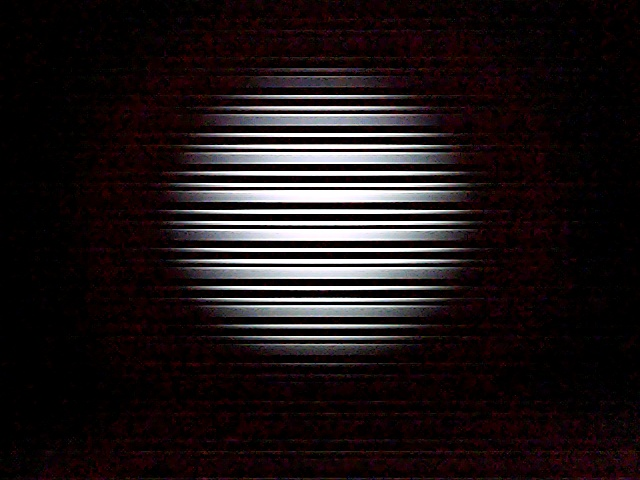
#> input picture ban_on_dinh/1. doc pixel/anh 1800_1001.jpg, 640 x 480 px, found by its file name
$ python ve_roi_len_contours.py
#> lines starting #> are read from the running program, lines starting #| are printed output that depends on the picture; after the words box and inside, x2 and y2 are one past the last pixel; in counts of white or black regions, pixels touching at a corner belong together
### ban_on_dinh/led_image/ham_check_roi_tu_arr_6_5.py
import numpy as np
def check_roi_tu_arr(str_x, Y, top, bot):
    j = 1
    k = 0
    str_out1 = np.zeros((50, 4), dtype = int)
    str_out2 = np.zeros((50, 4), dtype = int)
    str_out3 = np.zeros((50, 4), dtype = int)
    str_out4 = np.zeros((50, 4), dtype = int)

    str_out5 = np.zeros((50, 4), dtype = int)
    str_out6 = np.zeros((50, 4), dtype = int)
    str_out7 = np.zeros((50, 4), dtype = int)
    str_out8 = np.zeros((50, 4), dtype = int)

    n = len(str_x)

    max1 = str_x[0]
    min1 = str_x[0]

    str_out1[0][0] = str_x[0]
    str_out1[0][1] = Y[0]
    str_out1[0][2] = top[0]
    str_out1[0][3] = bot[0]

    for i in range(1,n):
        if abs(str_x[i] - max1) <= 0.2 * max1 or abs(str_x[i] - min1) <= 0.2 * min1:
            str_out1[j][0] = str_x[i]
            str_out1[j][1] = Y[i]
            str_out1[j][2] = top[i]
            str_out1[j][3] = bot[i]
            j = j + 1;

            if str_x[i] > max1:
                max1 = str_x[i]
            if str_x[i] < min1:
                min1 = str_x[i]

        else:
            str_out2[k][0] = str_x[i]
            str_out2[k][1] = Y[i]
            str_out2[k][2] = top[i]
            str_out2[k][3] = bot[i]
            k = k + 1

    max2 = str_out2[0][0]
    min2 = str_out2[0][0]
    str_out3[0][0] = str_out2[0][0]
    str_out3[0][1] = str_out2[0][1]
    str_out3[0][2] = str_out2[0][2]
    str_out3[0][3] = str_out2[0][3]

    j2 = 1
    k2 = 0

    for i2 in range(1, np.size(str_out2,0)):
        if abs(str_out2[i2][0] - max2) <= 0.2 * max2 or abs(str_out2[i2][0] - min2) <= 0.2 * min2:
            str_out3[j2][0] = str_out2[i2][0]
            str_out3[j2][1] = str_out2[i2][1]
            str_out3[j2][2] = str_out2[i2][2]
            str_out3[j2][3] = str_out2[i2][3]
            j2 = j2 + 1
            if str_out2[i2][0] > max2:
                max2 = str_out2[i2][0]
            if str_out2[i2][0] < min2:
                min2 = str_out2[i2][0]
        else:
            str_out4[k2][0] = str_out2[i2][0]
            str_out4[k2][1] = str_out2[i2][1]
            str_out4[k2][2] = str_out2[i2][2]
            str_out4[k2][3] = str_out2[i2][3]
            k2 = k2 + 1

    max3 = str_out4[0][0]
    min3 = str_out4[0][0]
    str_out5[0][0] = str_out4[0][0]
    str_out5[0][1] = str_out4[0][1]
    str_out5[0][2] = str_out4[0][2]
    str_out5[0][3] = str_out4[0][3]

    j3 = 1
    k3 = 0

    for i3 in range(1, np.size(str_out4,0)):
        if abs(str_out4[i3][0] - max3) <= 0.2 * max3 or abs(str_out4[i3][0] - min3) <= 0.2 * min3:
            str_out5[j3][0] = str_out4[i3][0]
            str_out5[j3][1] = str_out4[i3][1]
            str_out5[j3][2] = str_out4[i3][2]
            str_out5[j3][3] = str_out4[i3][3]
            j3 = j3 + 1
            if str_out4[i3][0] > max3:
                max3 = str_out4[i3][0]
            if str_out4[i3][0] < min3:
                min3 = str_out4[i3][0]
        else:
            str_out6[k3][0] = str_out4[i3][0]
            str_out6[k3][1] = str_out4[i3][1]
            str_out6[k3][2] = str_out4[i3][2]
            str_out6[k3][3] = str_out4[i3][3]
            k3 = k3 + 1

    max4 = str_out6[0][0]
    min4 = str_out6[0][0]
    str_out7[0][0] = str_out6[0][0]
    str_out7[0][1] = str_out6[0][1]
    str_out7[0][2] = str_out6[0][2]
    str_out7[0][3] = str_out6[0][3]

    j4 = 1
    k4 = 0

    for i4 in range(1, np.size(str_out6,0)):
        if abs(str_out6[i4][0] - max4) <= 0.2 * max4 or abs(str_out6[i4][0] - min4) <= 0.2 * min4:
            str_out7[j4][0] = str_out6[i4][0]
            str_out7[j4][1] = str_out6[i4][1]
            str_out7[j4][2] = str_out6[i4][2]
            str_out7[j4][3] = str_out6[i4][3]
            j4 = j4 + 1
            if str_out6[i4][0] > max4:
                max4 = str_out6[i4][0]
            if str_out6[i4][0] < min4:
                min4 = str_out6[i4][0]
        else:
            str_out8[k4][0] = str_out6[i4][0]
            str_out8[k4][1] = str_out6[i4][1]
            str_out8[k4][2] = str_out6[i4][2]
            str_out8[k4][3] = str_out6[i4][3]
            k4 = k4 + 1


    in1 = str_out1
    in2 = str_out3
    in3 = str_out5
    in4 = str_out7
    str_ = np.zeros(4, dtype = int)
    str_2 = np.zeros(4, dtype = int)
    str_outout1 = np.zeros(4, dtype = int)
    str_outout2 = np.zeros(4, dtype = int)


    n = 50
    i1 = i2 = i3 = i4 = 0
    j1 = j2 = j3 = j4 = 0
    tg = 0
    a = b = c = 0
    max1 = max2 = max3 = max4 = 0
    x_top = x_bot = 0
    x_top2 = x_bot2 = 0
    min1 = min2 = min3 = min4 = 0


    for i1 in range(0, 50):
        if in1[i1][0] != 0 and in1[i1][1] != 0:
            j1 = j1 + 1
        if in2[i1][0] != 0 and in2[i1][1] != 0:
            j2 = j2 + 1
        if in3[i1][0] != 0 and in3[i1][1] != 0:
            j3 = j3 + 1
        if in4[i1][0] != 0 and in4[i1][1] != 0:
            j4 = j4 + 1
    str_[0] = j1;
    str_[1] = j2;
    str_[2] = j3;
    str_[3] = j4;

    for a in range(0, 3):
        for b in range(a+1, 4):
            if str_[a] < str_[b]:
                tg = str_[a]
                str_[a] = str_[b]
                str_[b] = tg

    # truong hop co 1 den
    if str_[0] == j1:
        max1 = 0
        min1 = in1[0][3]
        for i2 in range(0, j1):
            if in1[i2][2] > max1:
                max1 = in1[i2][2]
                x_top = in1[i2][0]
            if in1[i2][3] <= min1:
                min1 = in1[i2][3]
                x_bot = in1[i2][0]
        str_outout1[0] = (x_top + x_bot)/2
        str_outout1[1] = min1
        str_outout1[2] = (x_top + x_bot)/2
        str_outout1[3] = max1

    if str_[0] == j2:
        max1 = 0
        min1 = in2[0][3]
        for i2 in range(0, j2):
            if in2[i2][2] > max1:
                max1 = in2[i2][2]
                x_top = in2[i2][0]
            if in2[i2][3] <= min1:
                min1 = in2[i2][3]
                x_bot = in2[i2][0]
        str_outout1[0] = (x_top + x_bot)/2
        str_outout1[1] = min1
        str_outout1[2] = (x_top + x_bot)/2
        str_outout1[3] = max1

    if str_[0] == j3:
        max1 = 0
        min1 = in3[0][3]
        for i2 in range(0, j3):
            if in3[i2][2] > max1:
                max1 = in3[i2][2]
                x_top = in3[i2][0]
            if in3[i2][3] <= min1:
                min1 = in3[i2][3]
                x_bot = in3[i2][0]
        str_outout1[0] = (x_top + x_bot)/2
        str_outout1[1] = min1
        str_outout1[2] = (x_top + x_bot)/2
        str_outout1[3] = max1

    if str_[0] == j4:
        max1 = 0
        min1 = in4[0][3]
        for i2 in range(0, j4):
            if in4[i2][2] > max1:
                max1 = in4[i2][2]
                x_top = in4[i2][0]
            if in4[i2][3] <= min1:
                min1 = in4[i2][3]
                x_bot = in4[i2][0]
        str_outout1[0] = (x_top + x_bot)/2
        str_outout1[1] = min1
        str_outout1[2] = (x_top + x_bot)/2
        str_outout1[3] = max1

    # truong hop co den so 2
    if str_[1] == j1:
        max2 = 0
        min2 = in1[0][3]
        for i3 in range(0, j1):
            if in1[i3][2] > max2:
                max2 = in1[i3][2]
                x_top2 = in1[i3][0]
            if in1[i3][3] <= min2:
                min2 = in1[i3][3]
                x_bot2 = in1[i3][0]
        str_outout2[0] = (x_top2 + x_bot2)/2
        str_outout2[1] = min2
        str_outout2[2] = (x_top2 + x_bot2)/2
        str_outout2[3] = max2

    if str_[1] == j2:
        max2 = 0
        min2 = in2[0][3]
        for i3 in range(0, j2):
            if in2[i3][2] > max2:
                max2 = in2[i3][2]
                x_top2 = in2[i3][0]
            if in2[i3][3] <= min2:
                min2 = in2[i3][3]
                x_bot2 = in2[i3][0]
        str_outout2[0] = (x_top2 + x_bot2)/2
        str_outout2[1] = min2
        str_outout2[2] = (x_top2 + x_bot2)/2
        str_outout2[3] = max2

    if str_[1] == j3:
        max2 = 0
        min2 = in3[0][3]
        for i3 in range(0, j3):
            if in3[i3][2] > max2:
                max2 = in3[i3][2]
                x_top2 = in3[i3][0]
            if in3[i3][3] <= min2:
                min2 = in3[i3][3]
                x_bot2 = in3[i3][0]
        str_outout2[0] = (x_top2 + x_bot2)/2
        str_outout2[1] = min2
        str_outout2[2] = (x_top2 + x_bot2)/2
        str_outout2[3] = max2

    if str_[1] == j4:
        max2 = 0
        min2 = in4[0][3]
        for i3 in range(0, j2):
            if in4[i3][2] > max2:
                max2 = in4[i3][2]
                x_top2 = in4[i3][0]
            if in4[i3][3] <= min2:
                min2 = in4[i3][3]
                x_bot2 = in4[i3][0]
        str_outout2[0] = (x_top2 + x_bot2)/2
        str_outout2[1] = min2
        str_outout2[2] = (x_top2 + x_bot2)/2
        str_outout2[3] = max2

    return str_outout1, str_outout2

#------------------------------------------------------------------------------------
# xóa comment - phần thừa_ ok
# đầu vào ra: vào: str_x, Y, top , bot, ok ra: str_outout1,str_outout2: ok sắp xếp lại ok + xóa 'print' thừa ok
# comment import, viết def ok +return ok
# xóa thừa trước def trừ import ok, xóa print out thừa ok

### ban_on_dinh/led_image/ham_ve_roi_4.py

import numpy as np
import cv2
def ve_roi(img, text, array, x):
    x1 = array[0]
    x2 = array[1]
    x3 = array[2]
    x4 = array[3]

    y1 = 0
    y2 = x4

    if x3 + 10 > x:
        y1 = x3 - 15
    else:
        y1 = 5 + x3

    img = cv2.line(img,(x1,x2),(x3,x4),(0,0,255),1,cv2.LINE_AA)

    font = cv2.FONT_HERSHEY_SIMPLEX
    img = cv2.putText(img, text, (y1,y2), font, 1.5, (0,0,255),2,cv2.LINE_AA)
    return img

#----------------------------------------------------------
# xóa comment - phần thừa_ ok
# đầu vào ra: vào: ảnh, text, array, x ok ra: ảnh ra: ok sắp xếp lại ok + xóa 'print' thừa ok
# comment import, viết def ok +return ok
# xóa thừa trước def trừ import ok, sau return ok , xóa print out thừa ok

### ban_on_dinh/led_image/ve_roi_len_contours.py
import cv2
import ham_ve_roi_4 as hvr
import ham_check_roi_tu_arr_6_5 as hc

image = cv2.imread("C:\\Python\\sample\\venv\\ban_on_dinh\\1. doc pixel\\anh 1800_1001.jpg")
#> image is the input picture: shape (480, 640, 3); mean B, G, R 23.1, 22, 29.1
image = cv2.cvtColor(image, cv2.COLOR_BGR2GRAY)
#> image: shape (480, 640)
ret, image = cv2.threshold(image, 200, 255, cv2.THRESH_BINARY)
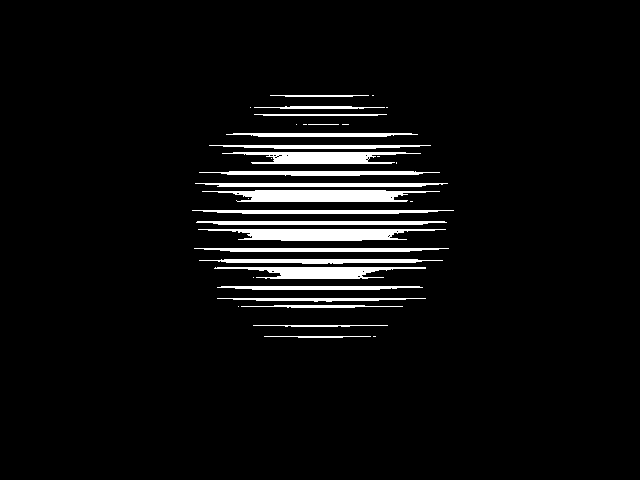
#> image: shape (480, 640); 5.2% white; 35 white regions (14 under 20 px)
contours, hierarchy = cv2.findContours(image, cv2.RETR_TREE, cv2.CHAIN_APPROX_SIMPLE)
#> contours = 52 contours, 32 with area under 20; largest, box (x1, y1, x2, y2) and area: (202, 190, 440, 202) 1722, (198, 229, 446, 241) 1644, (222, 152, 421, 164) 1240, (214, 267, 426, 279) 1198, (196, 221, 447, 225) 668

width = image.shape[1]
mass_centres_x = []
mass_centres_y = []
top = []
bot = []

for i in range(0, len(contours)):
    M = cv2.moments(contours[i], 0)
    if M["m00"] != 0:
        mass_centres_x.append(int(M['m10']/M['m00']))
        mass_centres_y.append(int(M['m01']/M['m00']))
    else:
        mass_centres_x.append(int(0))
        mass_centres_y.append(int(0))
#> this loop made 52 passes
#> after the loop, mass_centres_x = 52 values, max 397 at index 17, min 0 at index 0, mean 229.9; mass_centres_y = 52 values, max 336 at index 1, min 0 at index 0, mean 146.4

for i in range(0, len(contours)):
    x,y,w,h = cv2.boundingRect(contours[i])
    cv2.rectangle(image,(x,y),(x+w,y+h),(255,0,0),1)
    top.append(int(y))
    bot.append(int(y+h))
#> this loop made 52 passes
#> (x, y, w, h) on passes 1 to 8: (373, 336, 3, 1), (264, 336, 107, 2), (253, 325, 135, 2), (238, 306, 1, 1), (241, 305, 162, 3), (217, 298, 209, 4), (217, 286, 206, 4), (253, 277, 1, 1)
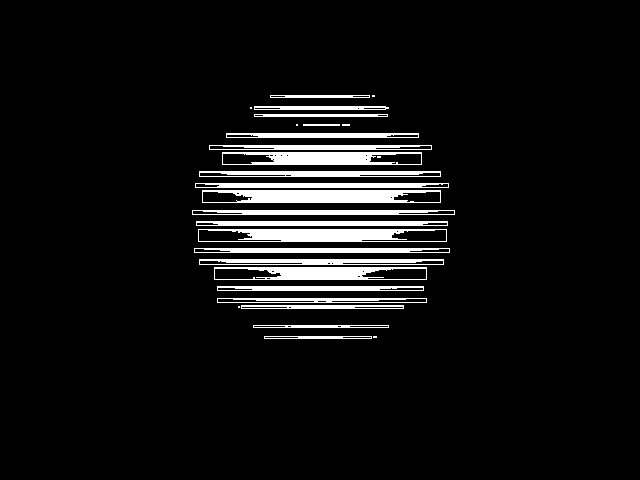
#> image: shape (480, 640); 6.8% white; 28 white regions (7 under 20 px), largest, box (x1, y1, x2, y2) and area: (202, 190, 441, 203) 2375, (198, 229, 447, 242) 2205, (222, 152, 422, 165) 1760
#> after the loop, bot = 52 values, max 338 at index 1, min 96 at index 50, mean 198.9; top = 52 values, max 336 at index 0, min 95 at index 50, mean 195.6
#    print("lennnnnnn",len(contours))


a, b = hc.check_roi_tu_arr(mass_centres_x, mass_centres_y, top, bot)
#> in check_roi_tu_arr, `n = len(str_x)`: n = 52
#> in check_roi_tu_arr, `max1 = str_x[0]`: max1 = 0
#> after the loop in check_roi_tu_arr, `for i in range(1,n):`: j = 15; k = 37; max1 = 0; str_out1 = 50 rows, first 6: [0, 0, 336, 337], [0, 0, 306, 307], [0, 0, 277, 278], [0, 0, 201, 202], [0, 0, 198, 199], [0, 0, 162, 164]; str_out2 = 50 rows, first 6: [320, 336, 336, 338], [317, 325, 325, 327], [320, 305, 305, 308], [318, 298, 298, 302], [317, 287, 286, 290], [320, 271, 267, 279]
#> in check_roi_tu_arr, `max2 = str_out2[0][0]`: max2 = 320
#> the loop in check_roi_tu_arr, `for i2 in range(1, np.size(str_out2,0)):` made 49 passes
#> max2 on passes 6, 7, 12, 13, 14: 358, 363, 388, 389, 397
#> after the loop in check_roi_tu_arr, `for i2 in range(1, np.size(str_out2,0)):`: j2 = 36; k2 = 14; max2 = 397; min2 = 237; str_out3 has the same summary as str_out2; str_out4 = 50 rows, first 6: [287, 155, 154, 157], [0, 0, 0, 0], [0, 0, 0, 0], [0, 0, 0, 0], [0, 0, 0, 0], [0, 0, 0, 0]
#> in check_roi_tu_arr, `max3 = str_out4[0][0]`: max3 = 287
#> after the loop in check_roi_tu_arr, `for i3 in range(1, np.size(str_out4,0)):`: j3 = 1; k3 = 49; max3 = 287; str_out5 has the same summary as str_out4; str_out6 = 50 rows, first 6: [0, 0, 0, 0], [0, 0, 0, 0], [0, 0, 0, 0], [0, 0, 0, 0], [0, 0, 0, 0], [0, 0, 0, 0]
#> in check_roi_tu_arr, `max4 = str_out6[0][0]`: max4 = 0
#> after the loop in check_roi_tu_arr, `for i4 in range(1, np.size(str_out6,0)):`: j4 = 50; k4 = 0; str_out7 has the same summary as str_out6; str_out8 has the same summary as str_out6
#> in check_roi_tu_arr, `in1 = str_out1`: in1 has the same summary as str_out1
#> in check_roi_tu_arr, `in2 = str_out3`: in2 has the same summary as str_out2
#> in check_roi_tu_arr, `in3 = str_out5`: in3 has the same summary as str_out4
#> in check_roi_tu_arr, `in4 = str_out7`: in4 has the same summary as str_out6
#> after the loop in check_roi_tu_arr, `for i1 in range(0, 50):`: j2 = 36; j3 = 1; j4 = 0
#> in check_roi_tu_arr, `min1 = in2[0][3]`: min1 = 338
#> the loop in check_roi_tu_arr, `for i2 in range(0, j2):` made 36 passes
#> (max1, x_top, min1, x_bot) on pass 1: (336, 320, 338, 320)
#> after the loop in check_roi_tu_arr, `for i2 in range(0, j2):`: max1 = 336; min1 = 97; x_bot = 318; x_top = 320
#> in check_roi_tu_arr, `min2 = in3[0][3]`: min2 = 157
#> the loop in check_roi_tu_arr, `for i3 in range(0, j3):` made 1 pass
#> (max2, x_top2, min2, x_bot2) on pass 1: (154, 287, 157, 287)
#> after the loop in check_roi_tu_arr, `for i3 in range(0, j3):`: max2 = 154; min2 = 157; x_bot2 = 287
#> a = [319, 97, 319, 336]; b = [287, 157, 287, 154]
if a[0] == a[1] == a[2] == a[3] ==0 or abs(a[1]-a[3]>=480): #ok fix 480
    a = [0,0,0,103]
if b[0] == b[1] == b[2] == b[3] ==0 or abs(a[1]-a[3]>=480):
    b = [0,0,0,103]
#        print("roi1,roi2", a,b)

text1 = 'RoI'
#        text2 = 'r2'
x = width
image = hvr.ve_roi(image, text1, a, x)
#> in ve_roi, `x1 = array[0]`: x1 = 319
#> in ve_roi, `x2 = array[1]`: x2 = 97
#> in ve_roi, `x3 = array[2]`: x3 = 319
#> in ve_roi, `x4 = array[3]`: x4 = 336
#> in ve_roi, `y1 = 5 + x3`: y1 = 324
#> in ve_roi, `font = cv2.FONT_HERSHEY_SIMPLEX`: font = 0
#> in ve_roi, `img = cv2.putText(img, text, (y1,y2), font, 1.5, (0,0,255),2,cv2.LINE_..`:
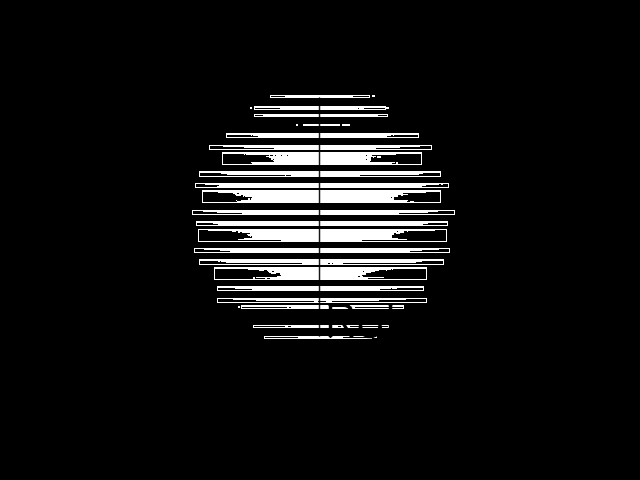
#> img: shape (480, 640); min 0, max 255, mean 17.1


color = image[330, 220]
#> color = 0
cv2.imwrite('anh_RoI_len_contours'+'.jpg',image)
cv2.imshow("image", image)

cv2.waitKey(0) # waits until a key is pressed
cv2.destroyAllWindows() # destroys the window showing image


# if image type is b g r, then b g r value will be displayed.
# if image is gray then color intensity will be displayed.
print(color)
#| 0

# bin = 0
